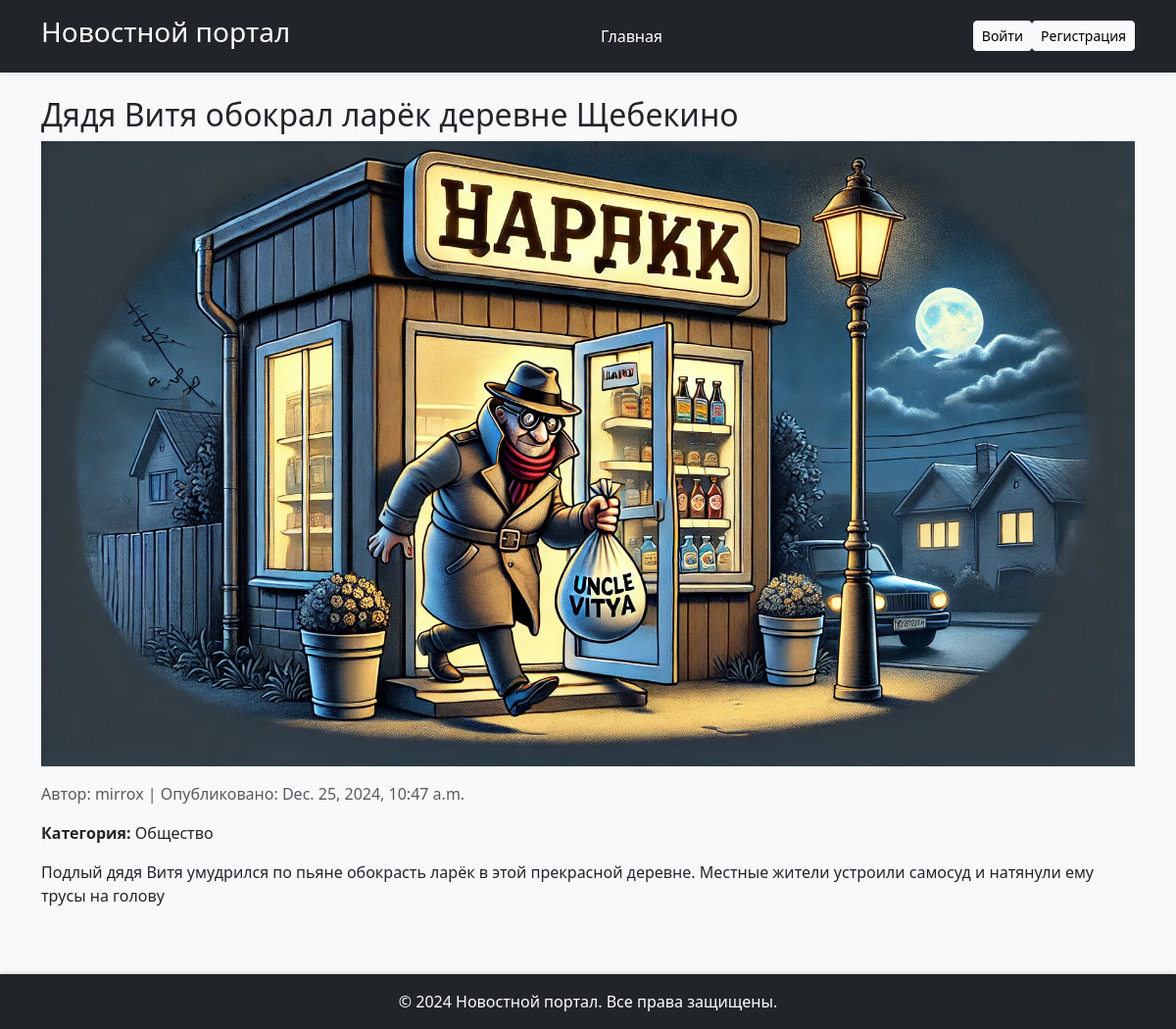
Page /4/ on the committed database.
### news/models.py (models this page shows, shortened)
class News(models.Model):
    title = models.CharField(max_length=200, verbose_name="Заголовок")
    content = models.TextField(verbose_name="Текст")
    category = models.ForeignKey(Category, on_delete=models.CASCADE, related_name='news', verbose_name="Категория")
    author = models.ForeignKey(User, on_delete=models.CASCADE, verbose_name="Автор")
    published_at = models.DateTimeField(auto_now_add=True, verbose_name="Дата публикации")
    image = models.ImageField(upload_to='news_images/', blank=True, null=True, verbose_name="Изображение")

class Category(models.Model):
    name = models.CharField(max_length=100, unique=True, verbose_name="Название категории")
    description = models.TextField(blank=True, verbose_name="Описание")

### news/views.py (the view)
# urls.py: path('<int:news_id>/', views.news_detail, name='news_detail'),  # Детальная страница новости
def news_detail(request, news_id):
    news_item = get_object_or_404(News, id=news_id)
    comments = news_item.comments.all().order_by('-created_at')
    if request.method == 'POST':
        if not request.user.is_authenticated:
            return redirect('login')  # Перенаправление на страницу входа
        form = CommentForm(request.POST)
        if form.is_valid():
            comment = form.save(commit=False)
            comment.news = news_item
            comment.author = request.user
            comment.save()
            return redirect('news:news_detail', news_id=news_id)
    else:
        form = CommentForm()
    return render(request, 'news/news_detail.html', {
        'news_item': news_item,
        'comments': comments,
        'form': form
    })

### news/templates/news/news_detail.html (shortened to what this page needs)
{% extends 'news/base.html' %}
{% block content %}
    <div class="mb-4">
        <h2>{{ news_item.title }}</h2>
        {% if news_item.image %}
            <img src="{{ news_item.image.url }}" class="img-fluid mb-3" alt="{{ news_item.title }}">
        {% endif %}
        <p class="text-muted">Автор: {{ news_item.author }} | Опубликовано: {{ news_item.published_at }}</p>
        <p><strong>Категория:</strong> {{ news_item.category.name }}</p>
        <p>{{ news_item.content }}</p>
    </div>
{% endblock %}

### news/static/css/style.css (style rules this page uses)
body { background-color: #f8f9fa; }

### rows in the picture
News: title "Дядя Витя обокрал ларёк деревне Щебекино", image (picture), author "mirrox", published_at "Dec. 25, 2024, 10:47 a.m.", category.name "Общество", content "Подлый дядя Витя умудрился по пьяне обокрасть ларёк в этой прекрасной деревне. Местные жители устроили самосуд и натянули ему трусы на голову"
